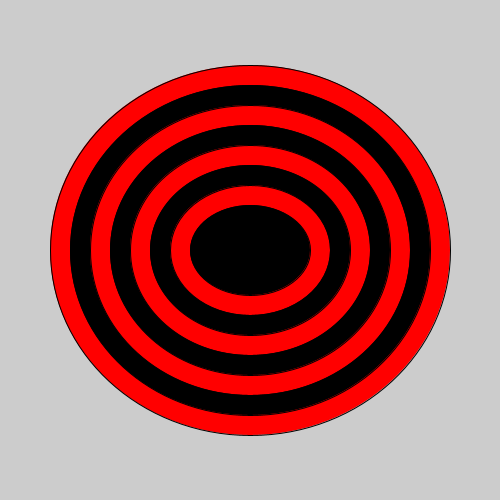
Frame 1 (no input)
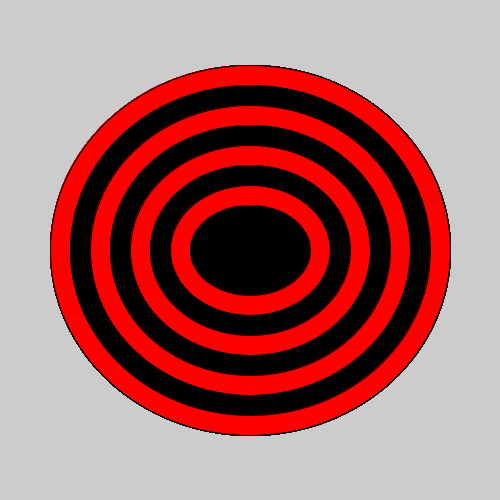
Frame 60 (the mouse pressed at the canvas centre just before this capture)
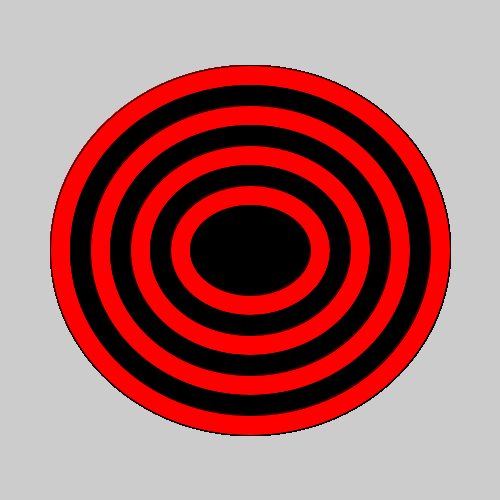
Frame 120 (the mouse held since frame 60 and released just before this capture)

The Processing sketch that drew these frames (run headless with seeded random() and noise(); from frame 60 on, the mouse is pressed at the canvas centre):

// Processing sketch: bullseye
// ── bullseye.pde

void setup() {
 
  // set the size of your sketch
  size(500,500);
}

void draw() {
  int X = 400;
  int B = 370;
  //Starting with the largest ellipse, use a for loop to draw a bullseye with ellipses.
  for (int i=0; i<8; i++) {
    if(i % 2==0){
      fill(#FF0000);
    
    }
    else {
      fill(0);
    }
      ellipse(250,250,X-i*40,B-i*40);
  }
  //Use an if statement and modulo to alternate the color of your rings.
  
  
}
